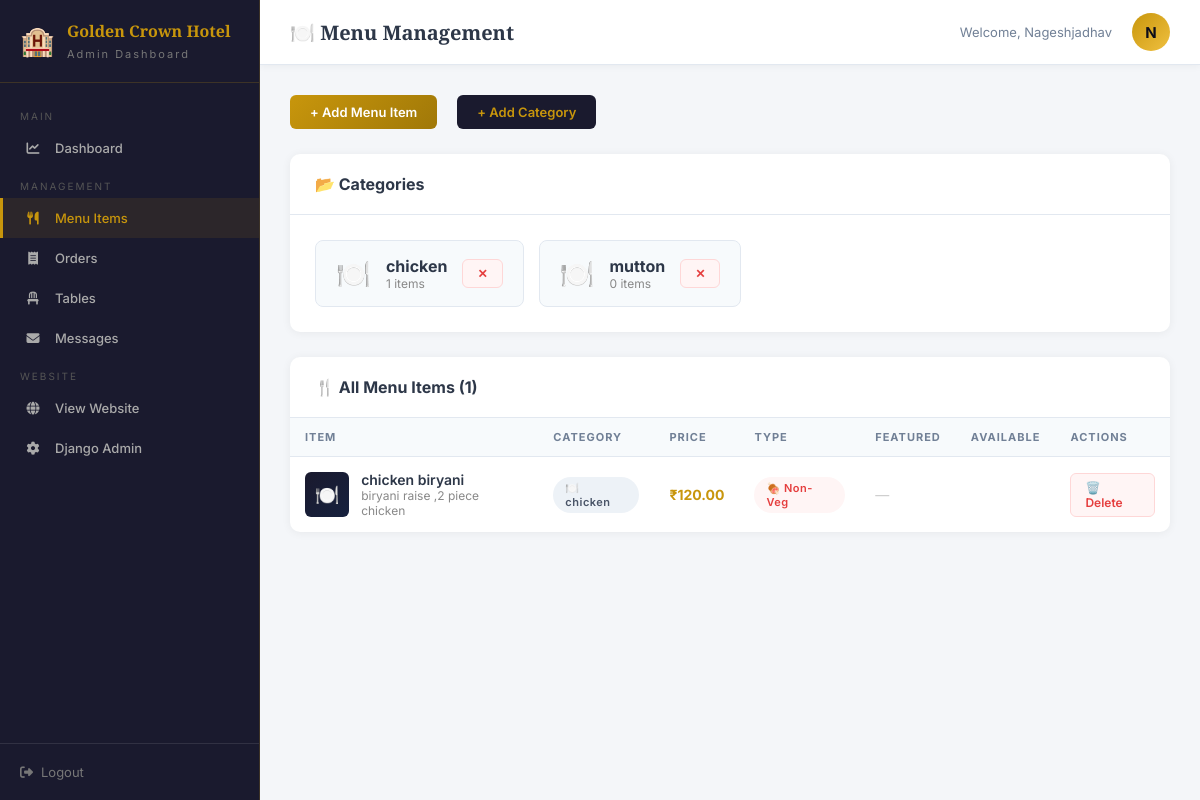
The page /admin-panel/menu/ (signed in) on the database its author committed.
### hotel/models.py (models this page shows, shortened)
class Category(models.Model):
    name = models.CharField(max_length=100)
    icon = models.CharField(max_length=50, default='🍽️')
    description = models.TextField(blank=True)
    is_active = models.BooleanField(default=True)
    created_at = models.DateTimeField(auto_now_add=True)
    class Meta:
        verbose_name_plural = 'Categories'
        ordering = ['name']

class MenuItem(models.Model):
    category = models.ForeignKey(Category, on_delete=models.CASCADE, related_name='items')
    name = models.CharField(max_length=200)
    description = models.TextField(blank=True)
    price = models.DecimalField(max_digits=10, decimal_places=2)
    image = models.ImageField(upload_to='menu_items/', blank=True, null=True)
    is_available = models.BooleanField(default=True)
    is_veg = models.BooleanField(default=False)
    is_featured = models.BooleanField(default=False)
    created_at = models.DateTimeField(auto_now_add=True)
    updated_at = models.DateTimeField(auto_now=True)

### hotel/views.py (the view)
# urls.py: path('admin-panel/menu/', views.admin_menu, name='admin_menu'),
@login_required
@user_passes_test(is_admin)
def admin_menu(request):
    categories = Category.objects.all().prefetch_related('items')
    items = MenuItem.objects.all().select_related('category').order_by('-created_at')
    return render(request, 'admin_panel/menu.html', {'categories': categories, 'items': items})

### hotel/views.py (called while the page is built)
def is_admin(user):
    return user.is_staff or user.is_superuser

### hotel/templates/admin_panel/menu.html (shortened to what this page needs)
{% extends 'admin_panel/base_admin.html' %}
{% block page_title %}🍽️ Menu Management{% endblock %}
{% block content %}
<div style="display:flex;gap:20px;margin-bottom:25px;flex-wrap:wrap;">
  <button class="btn btn-gold" onclick="showModal('add-item-modal')">+ Add Menu Item</button>
  <button class="btn btn-primary" onclick="showModal('add-cat-modal')">+ Add Category</button>
</div>
<div class="card" style="margin-bottom:25px;">
  <div class="card-header"><h3>📂 Categories</h3></div>
  <div class="card-body">
    <div style="display:flex;gap:15px;flex-wrap:wrap;">
      {% for cat in categories %}
      <div style="background:#f7fafc;border:1px solid #e2e8f0;border-radius:8px;padding:15px 20px;display:flex;align-items:center;gap:15px;">
        <span style="font-size:28px;">{{ cat.icon }}</span>
        <div>
          <div style="font-weight:700;">{{ cat.name }}</div>
          <div style="font-size:12px;color:#888;">{{ cat.items.count }} items</div>
        </div>
        <a href="/admin-panel/menu/delete-category/{{ cat.id }}/" class="btn btn-danger btn-sm" onclick="return confirm('Delete this category?')">✕</a>
      </div>
      {% empty %}
      <p style="color:#888;">No categories yet. Add one to get started.</p>
      {% endfor %}
    </div>
  </div>
</div>
<div class="card">
  <div class="card-header"><h3>🍴 All Menu Items ({{ items.count }})</h3></div>
  <div class="card-body" style="padding:0;">
    <div class="table-wrap">
      <table class="admin-table">
        <thead><tr><th>Item</th><th>Category</th><th>Price</th><th>Type</th><th>Featured</th><th>Available</th><th>Actions</th></tr></thead>
        <tbody>
          {% for item in items %}
          <tr>
            <td>
              <div style="display:flex;align-items:center;gap:12px;">
                {% if item.image %}
                <img src="{{ item.image.url }}" style="width:45px;height:45px;border-radius:6px;object-fit:cover;">
                {% else %}
                <div style="width:45px;height:45px;background:linear-gradient(135deg,#1a1a2e,#16213e);border-radius:6px;display:flex;align-items:center;justify-content:center;font-size:20px;">🍽️</div>
                {% endif %}
                <div>
                  <div style="font-weight:600;">{{ item.name }}</div>
                  <div style="font-size:12px;color:#888;">{{ item.description|truncatechars:40 }}</div>
                </div>
              </div>
            </td>
            <td><span class="badge badge-dark">{{ item.category.icon }} {{ item.category.name }}</span></td>
            <td><strong style="color:var(--gold);">₹{{ item.price }}</strong></td>
            <td>{% if item.is_veg %}<span class="badge badge-success">🌿 Veg</span>{% else %}<span class="badge badge-danger">🍖 Non-Veg</span>{% endif %}</td>
            <td>{% if item.is_featured %}<span class="badge badge-gold">⭐ Featured</span>{% else %}<span style="color:#ccc;">—</span>{% endif %}</td>
            <td>
            </td>
            <td>
              <a href="/admin-panel/menu/delete-item/{{ item.id }}/" class="btn btn-danger btn-sm" onclick="return confirm('Delete {{ item.name }}?')">🗑️ Delete</a>
            </td>
          </tr>
          {% empty %}
          <tr><td colspan="7" style="text-align:center;padding:40px;color:#888;">No menu items yet. Add your first item!</td></tr>
          {% endfor %}
        </tbody>
      </table>
    </div>
  </div>
</div>
{% endblock %}

### hotel/templates/admin_panel/base_admin.html (shortened to what this page needs)
<!DOCTYPE html>
<html lang="en">
<head>
<link rel="stylesheet" href="https://cdnjs.cloudflare.com/ajax/libs/font-awesome/6.5.0/css/all.min.css">
</head>
<body>
<div class="sidebar">
  <div class="sidebar-brand">
    <span class="brand-icon">🏨</span>
    <div class="brand-text">
      <h2>Golden Crown Hotel</h2>
      <small>Admin Dashboard</small>
    </div>
  </div>
  <nav class="sidebar-nav">
    <div class="nav-section-label">Main</div>
    <a href="/admin-panel/dashboard/" class="nav-item {% if request.resolver_match.url_name == 'admin_dashboard' %}active{% endif %}"><i class="fas fa-chart-line"></i> Dashboard</a>
    <div class="nav-section-label">Management</div>
    <a href="/admin-panel/menu/" class="nav-item {% if request.resolver_match.url_name == 'admin_menu' %}active{% endif %}"><i class="fas fa-utensils"></i> Menu Items</a>
    <a href="/admin-panel/orders/" class="nav-item {% if request.resolver_match.url_name == 'admin_orders' %}active{% endif %}"><i class="fas fa-receipt"></i> Orders</a>
    <a href="/admin-panel/tables/" class="nav-item {% if request.resolver_match.url_name == 'admin_tables' %}active{% endif %}"><i class="fas fa-chair"></i> Tables</a>
    <a href="/admin-panel/messages/" class="nav-item {% if request.resolver_match.url_name == 'admin_messages' %}active{% endif %}"><i class="fas fa-envelope"></i> Messages</a>
    <div class="nav-section-label">Website</div>
    <a href="/" class="nav-item" target="_blank"><i class="fas fa-globe"></i> View Website</a>
    <a href="/django-admin/" class="nav-item" target="_blank"><i class="fas fa-cog"></i> Django Admin</a>
  </nav>
  <div class="sidebar-footer">
    <a href="/admin-panel/logout/"><i class="fas fa-sign-out-alt"></i> Logout</a>
  </div>
</div>
<div class="main">
  <div class="topbar">
    <div class="topbar-title">{% block page_title %}Dashboard{% endblock %}</div>
    <div class="topbar-right">
      <span style="font-size:13px;color:var(--text-light);">Welcome, {{ request.user.username }}</span>
      <div class="admin-avatar">{{ request.user.username|first|upper }}</div>
    </div>
  </div>
  <div class="page-content">
    {% block content %}{% endblock %}
  </div>
</div>
</body>
</html>

### hotel/templates/admin_panel/base_admin.html (style rules this page uses)
:root { --gold: #C8960C; --gold-light: #F0C040; --dark: #0D0D1A; --dark2: #1a1a2e; --sidebar-w: 260px; --header-h: 65px; --bg: #f4f6f9; --white: #fff; --border: #e2e8f0; --text: #2d3748; --text-light: #718096; --success: #38a169; --danger: #e53e3e; --warning: #d69e2e; --info: #3182ce; }
* { margin: 0; padding: 0; box-sizing: border-box; }
body { font-family: 'Inter', sans-serif; background: var(--bg); color: var(--text); }
.sidebar { position: fixed; top: 0; left: 0; width: var(--sidebar-w); height: 100vh; background: var(--dark2); display: flex; flex-direction: column; z-index: 100; overflow-y: auto; border-right: 1px solid rgba(200,150,12,0.2); }
.sidebar-brand { padding: 20px; border-bottom: 1px solid rgba(200,150,12,0.2); display: flex; align-items: center; gap: 12px; }
.brand-icon { font-size: 28px; }
.brand-text h2 { font-family: 'Playfair Display', serif; color: var(--gold); font-size: 16px; }
.brand-text small { color: #777; font-size: 11px; letter-spacing: 2px; }
.sidebar-nav { padding: 15px 0; flex: 1; }
.nav-section-label { padding: 12px 20px 6px; font-size: 10px; letter-spacing: 2px; color: #555; text-transform: uppercase; }
.nav-item { display: flex; align-items: center; gap: 12px; padding: 12px 20px; color: #aaa; text-decoration: none; font-size: 13px; font-weight: 500; transition: all 0.2s; border-left: 3px solid transparent; position: relative; }
.nav-item.active { color: var(--gold); border-left-color: var(--gold); background: rgba(200,150,12,0.1); }
.nav-item i { width: 20px; text-align: center; }
.sidebar-footer { padding: 20px; border-top: 1px solid rgba(255,255,255,0.1); }
.sidebar-footer a { color: #777; text-decoration: none; font-size: 13px; display: flex; align-items: center; gap: 8px; transition: color 0.2s; }
.main { margin-left: var(--sidebar-w); min-height: 100vh; }
.topbar { background: white; height: var(--header-h); padding: 0 30px; display: flex; align-items: center; justify-content: space-between; border-bottom: 1px solid var(--border); position: sticky; top: 0; z-index: 99; box-shadow: 0 1px 8px rgba(0,0,0,0.05); }
.topbar-title { font-size: 20px; font-weight: 700; font-family: 'Playfair Display', serif; }
.topbar-right { display: flex; align-items: center; gap: 20px; }
.admin-avatar { width: 38px; height: 38px; background: linear-gradient(135deg, var(--gold), var(--gold-light)); border-radius: 50%; display: flex; align-items: center; justify-content: center; font-weight: 700; color: var(--dark); font-size: 15px; }
.page-content { padding: 30px; }
.card { background: white; border-radius: 10px; box-shadow: 0 1px 10px rgba(0,0,0,0.06); overflow: hidden; margin-bottom: 25px; }
.card-header { padding: 20px 25px; border-bottom: 1px solid var(--border); display: flex; align-items: center; justify-content: space-between; }
.card-header h3 { font-size: 16px; font-weight: 700; }
.card-body { padding: 25px; }
.table-wrap { overflow-x: auto; }
table.admin-table { width: 100%; border-collapse: collapse; }
.admin-table th { background: #f7fafc; color: var(--text-light); font-size: 11px; letter-spacing: 1px; text-transform: uppercase; padding: 12px 15px; text-align: left; border-bottom: 1px solid var(--border); }
.admin-table td { padding: 14px 15px; border-bottom: 1px solid #f0f0f0; font-size: 14px; }
.admin-table tr:last-child td { border-bottom: none; }
.badge { display: inline-block; padding: 4px 12px; border-radius: 20px; font-size: 11px; font-weight: 600; letter-spacing: 0.5px; }
.badge-danger { background: #fff5f5; color: var(--danger); }
.badge-dark { background: #edf2f7; color: #4a5568; }
.btn { padding: 9px 20px; border-radius: 6px; border: none; cursor: pointer; font-family: 'Inter', sans-serif; font-size: 13px; font-weight: 600; text-decoration: none; display: inline-flex; align-items: center; gap: 6px; transition: all 0.2s; }
.btn-primary { background: var(--dark2); color: var(--gold); }
.btn-gold { background: linear-gradient(135deg, var(--gold), #a07808); color: white; }
.btn-danger { background: #fff5f5; color: var(--danger); border: 1px solid #fed7d7; }
.btn-sm { padding: 6px 14px; font-size: 12px; }

### rows shown on the page
Category: icon "🍽️", name "chicken", items.count "1"
Category: icon "🍽️", name "mutton", items.count "0"
MenuItem: name "chicken biryani", description "biryani raise ,2 piece chicken", category.icon "🍽️", category.name "chicken", price "120.00", is_veg "🍖 Non-Veg"

### other values the page prints
{{ request.user.username }} "Nageshjadhav"
{{ request.user.username|first|upper }} "N"
{{ items.count }} "1"
